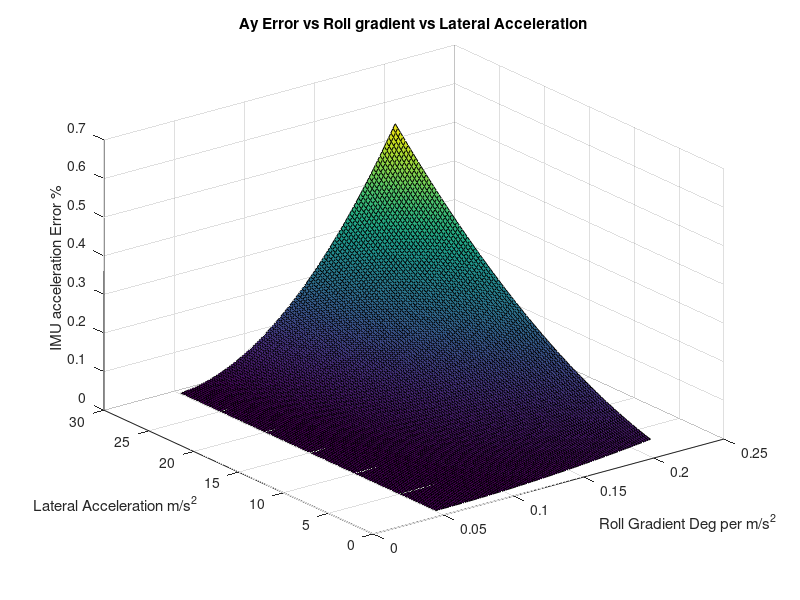

Reproduce this figure in MATLAB.
% roll and pitch error estimation
a_y = linspace(0.1, 3, 100) * 9.81;             % lateral acceleration (m/s^2)
a_x = linspace(0.1, 3, 100) * 9.81;             % long acceleration (m/s^2)
roll_gradient = (linspace(0.5, 2, 100) / 9.81)';   % deg roll per m/s^2
pitch_gradient = (linspace(0.5, 2, 100) / 9.81)';   % deg roll per m/s^2

roll_angle = roll_gradient * a_y;                % in degrees
pitch_angle = pitch_gradient * a_x;                % in degrees

% What the IMU reads
% the IMU a_y channel has x, y, and z components with roll and pitch
% TODO: just components from pure roll and pure pitchs
a_y_imu = a_y .* cos(deg2rad(roll_angle));
a_x_imu = a_x .* cos(deg2rad(pitch_angle));

% Error of the IMU in percentage
% the IMU a_y channel has x, y, and z components with roll and pitch
a_y_error = (a_y - a_y_imu) ./ a_y * 100;

a_y_error = (a_y - a_y_imu) ./ a_y * 100;

figure;
surf(roll_gradient, a_y, a_y_error)
title('Ay Error vs Roll gradient vs Lateral Acceleration')
xlabel('Roll Gradient Deg per m/s^2')
ylabel('Lateral Acceleration m/s^2')
zlabel('IMU acceleration Error %')
